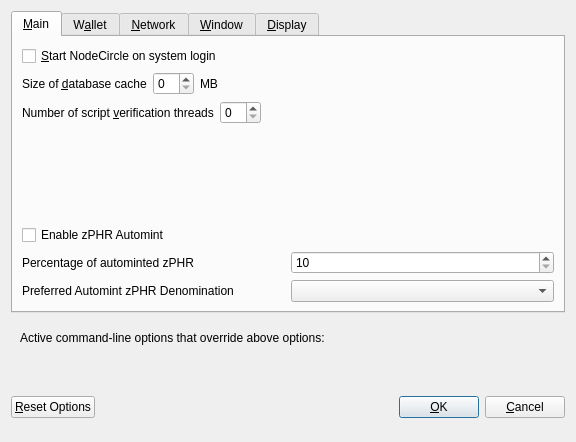
<?xml version="1.0" encoding="UTF-8"?>
<ui version="4.0">
 <class>OptionsDialog</class>
 <widget class="QDialog" name="OptionsDialog">
  <property name="geometry">
   <rect>
    <x>0</x>
    <y>0</y>
    <width>576</width>
    <height>442</height>
   </rect>
  </property>
  <property name="windowTitle">
   <string>Options</string>
  </property>
  <property name="modal">
   <bool>true</bool>
  </property>
  <layout class="QVBoxLayout" name="verticalLayout">
   <item>
    <widget class="QTabWidget" name="tabWidget">
     <property name="currentIndex">
      <number>0</number>
     </property>
     <widget class="QWidget" name="tabMain">
      <attribute name="title">
       <string>&amp;Main</string>
      </attribute>
      <layout class="QVBoxLayout" name="verticalLayout_Main">
       <item>
        <widget class="QCheckBox" name="bitcoinAtStartup">
         <property name="toolTip">
          <string>Automatically start NodeCircle after logging in to the system.</string>
         </property>
         <property name="text">
          <string>&amp;Start NodeCircle on system login</string>
         </property>
        </widget>
       </item>
       <item>
        <layout class="QHBoxLayout" name="horizontalLayout_2_Main">
         <item>
          <widget class="QLabel" name="databaseCacheLabel">
           <property name="text">
            <string>Size of &amp;database cache</string>
           </property>
           <property name="textFormat">
            <enum>Qt::PlainText</enum>
           </property>
           <property name="buddy">
            <cstring>databaseCache</cstring>
           </property>
          </widget>
         </item>
         <item>
          <widget class="QSpinBox" name="databaseCache"/>
         </item>
         <item>
          <widget class="QLabel" name="databaseCacheUnitLabel">
           <property name="text">
            <string>MB</string>
           </property>
           <property name="textFormat">
            <enum>Qt::PlainText</enum>
           </property>
          </widget>
         </item>
         <item>
          <spacer name="horizontalSpacer_2_Main">
           <property name="orientation">
            <enum>Qt::Horizontal</enum>
           </property>
           <property name="sizeHint" stdset="0">
            <size>
             <width>40</width>
             <height>20</height>
            </size>
           </property>
          </spacer>
         </item>
        </layout>
       </item>
       <item>
        <layout class="QHBoxLayout" name="horizontalLayout_3_Main">
         <item>
          <widget class="QLabel" name="threadsScriptVerifLabel">
           <property name="text">
            <string>Number of script &amp;verification threads</string>
           </property>
           <property name="textFormat">
            <enum>Qt::PlainText</enum>
           </property>
           <property name="buddy">
            <cstring>threadsScriptVerif</cstring>
           </property>
          </widget>
         </item>
         <item>
          <widget class="QSpinBox" name="threadsScriptVerif">
           <property name="toolTip">
            <string>(0 = auto, &lt;0 = leave that many cores free)</string>
           </property>
          </widget>
         </item>
         <item>
          <spacer name="horizontalSpacer_3_Main">
           <property name="orientation">
            <enum>Qt::Horizontal</enum>
           </property>
           <property name="sizeHint" stdset="0">
            <size>
             <width>40</width>
             <height>20</height>
            </size>
           </property>
          </spacer>
         </item>
        </layout>
       </item>
       <item>
        <spacer name="verticalSpacer_2">
         <property name="orientation">
          <enum>Qt::Vertical</enum>
         </property>
         <property name="sizeHint" stdset="0">
          <size>
           <width>20</width>
           <height>40</height>
          </size>
         </property>
        </spacer>
       </item>
       <item>
        <widget class="QCheckBox" name="checkBoxZeromintEnable">
         <property name="toolTip">
          <string>Enable automatic minting of NodeCircle units to zPHR</string>
         </property>
         <property name="layoutDirection">
          <enum>Qt::LeftToRight</enum>
         </property>
         <property name="text">
          <string>Enable zPHR Automint</string>
         </property>
        </widget>
       </item>
       <item>
        <layout class="QHBoxLayout" name="horizontalLayout_3">
         <item>
          <widget class="QLabel" name="percentage_label">
           <property name="toolTip">
            <string>Percentage of incoming PHR which get automatically converted to zPHR via Zerocoin Protocol (min: 10%)</string>
           </property>
           <property name="text">
            <string>Percentage of autominted zPHR</string>
           </property>
          </widget>
         </item>
         <item>
          <widget class="QSpinBox" name="zeromintPercentage">
           <property name="minimum">
            <number>10</number>
           </property>
           <property name="maximum">
            <number>100</number>
           </property>
          </widget>
         </item>
        </layout>
       </item>
       <item>
        <layout class="QHBoxLayout" name="horizontalLayout" stretch="0,0">
         <property name="sizeConstraint">
          <enum>QLayout::SetFixedSize</enum>
         </property>
         <item>
          <widget class="QLabel" name="labelPreferredDenom">
           <property name="maximumSize">
            <size>
             <width>16777215</width>
             <height>16777215</height>
            </size>
           </property>
           <property name="toolTip">
            <string>Wait with automatic conversion to Zerocoin until enough PHR for this denomination is available</string>
           </property>
           <property name="text">
            <string>Preferred Automint zPHR Denomination</string>
           </property>
          </widget>
         </item>
         <item>
          <widget class="QComboBox" name="preferredDenom">
           <property name="maximumSize">
            <size>
             <width>16777215</width>
             <height>27</height>
            </size>
           </property>
           <property name="toolTip">
            <string>Wait with automatic conversion to Zerocoin until enough PHR for this denomination is available</string>
           </property>
           <property name="maxVisibleItems">
            <number>9</number>
           </property>
           <property name="maxCount">
            <number>9</number>
           </property>
          </widget>
         </item>
        </layout>
       </item>
      </layout>
     </widget>
     <widget class="QWidget" name="tabWallet">
      <attribute name="title">
       <string>W&amp;allet</string>
      </attribute>
      <layout class="QVBoxLayout" name="verticalLayout_Wallet">
       <item>
        <layout class="QHBoxLayout" name="horizontalLayout_2_Wallet">
         <item>
          <widget class="QLabel" name="labelStakeSplitThresholdText">
           <property name="text">
            <string>Stake split threshold:</string>
           </property>
          </widget>
         </item>
         <item>
          <widget class="QSpinBox" name="spinBoxStakeSplitThreshold">
           <property name="minimum">
            <number>1</number>
           </property>
           <property name="maximum">
            <number>999999</number>
           </property>
          </widget>
         </item>
        </layout>
       </item>
       <item>
        <widget class="QGroupBox" name="groupBox">
         <property name="title">
          <string>Expert</string>
         </property>
         <layout class="QVBoxLayout" name="verticalLayout_2">
          <item>
           <widget class="QCheckBox" name="coinControlFeatures">
            <property name="toolTip">
             <string>Whether to show coin control features or not.</string>
            </property>
            <property name="text">
             <string>Enable coin &amp;control features</string>
            </property>
           </widget>
          </item>
          <item>
           <widget class="QCheckBox" name="showMasternodesTab">
            <property name="toolTip">
             <string>Show additional tab listing all your masternodes in first sub-tab&lt;br/&gt;and all masternodes on the network in second sub-tab.</string>
            </property>
            <property name="text">
             <string>Show Masternodes Tab</string>
            </property>
           </widget>
          </item>
          <item>
           <widget class="QCheckBox" name="spendZeroConfChange">
            <property name="toolTip">
             <string>If you disable the spending of unconfirmed change, the change from a transaction&lt;br/&gt;cannot be used until that transaction has at least one confirmation.&lt;br/&gt;This also affects how your balance is computed.</string>
            </property>
            <property name="text">
             <string>&amp;Spend unconfirmed change</string>
            </property>
           </widget>
          </item>
         </layout>
        </widget>
       </item>
       <item>
        <spacer name="verticalSpacer_Wallet">
         <property name="orientation">
          <enum>Qt::Vertical</enum>
         </property>
         <property name="sizeHint" stdset="0">
          <size>
           <width>20</width>
           <height>40</height>
          </size>
         </property>
        </spacer>
       </item>
      </layout>
     </widget>
     <widget class="QWidget" name="tabNetwork">
      <attribute name="title">
       <string>&amp;Network</string>
      </attribute>
      <layout class="QVBoxLayout" name="verticalLayout_Network">
       <item>
        <widget class="QCheckBox" name="mapPortUpnp">
         <property name="toolTip">
          <string>Automatically open the NodeCircle client port on the router. This only works when your router supports UPnP and it is enabled.</string>
         </property>
         <property name="text">
          <string>Map port using &amp;UPnP</string>
         </property>
        </widget>
       </item>
       <item>
        <widget class="QCheckBox" name="allowIncoming">
         <property name="toolTip">
          <string>Accept connections from outside</string>
         </property>
         <property name="text">
          <string>Allow incoming connections</string>
         </property>
        </widget>
       </item>
       <item>
        <widget class="QCheckBox" name="connectSocks">
         <property name="toolTip">
          <string>Connect to the NodeCircle network through a SOCKS5 proxy.</string>
         </property>
         <property name="text">
          <string>&amp;Connect through SOCKS5 proxy (default proxy):</string>
         </property>
        </widget>
       </item>
       <item>
        <layout class="QHBoxLayout" name="horizontalLayout_1_Network">
         <item>
          <widget class="QLabel" name="proxyIpLabel">
           <property name="text">
            <string>Proxy &amp;IP:</string>
           </property>
           <property name="textFormat">
            <enum>Qt::PlainText</enum>
           </property>
           <property name="buddy">
            <cstring>proxyIp</cstring>
           </property>
          </widget>
         </item>
         <item>
          <widget class="QValidatedLineEdit" name="proxyIp">
           <property name="minimumSize">
            <size>
             <width>140</width>
             <height>0</height>
            </size>
           </property>
           <property name="maximumSize">
            <size>
             <width>140</width>
             <height>16777215</height>
            </size>
           </property>
           <property name="toolTip">
            <string>IP address of the proxy (e.g. IPv4: 127.0.0.1 / IPv6: ::1)</string>
           </property>
          </widget>
         </item>
         <item>
          <widget class="QLabel" name="proxyPortLabel">
           <property name="text">
            <string>&amp;Port:</string>
           </property>
           <property name="textFormat">
            <enum>Qt::PlainText</enum>
           </property>
           <property name="buddy">
            <cstring>proxyPort</cstring>
           </property>
          </widget>
         </item>
         <item>
          <widget class="QLineEdit" name="proxyPort">
           <property name="minimumSize">
            <size>
             <width>55</width>
             <height>0</height>
            </size>
           </property>
           <property name="maximumSize">
            <size>
             <width>55</width>
             <height>16777215</height>
            </size>
           </property>
           <property name="toolTip">
            <string>Port of the proxy (e.g. 9050)</string>
           </property>
          </widget>
         </item>
         <item>
          <spacer name="horizontalSpacer_1_Network">
           <property name="orientation">
            <enum>Qt::Horizontal</enum>
           </property>
           <property name="sizeHint" stdset="0">
            <size>
             <width>40</width>
             <height>20</height>
            </size>
           </property>
          </spacer>
         </item>
        </layout>
       </item>
       <item>
        <spacer name="verticalSpacer_Network">
         <property name="orientation">
          <enum>Qt::Vertical</enum>
         </property>
         <property name="sizeHint" stdset="0">
          <size>
           <width>20</width>
           <height>40</height>
          </size>
         </property>
        </spacer>
       </item>
      </layout>
     </widget>
     <widget class="QWidget" name="tabWindow">
      <attribute name="title">
       <string>&amp;Window</string>
      </attribute>
      <layout class="QVBoxLayout" name="verticalLayout_Window">
       <item>
        <widget class="QCheckBox" name="minimizeToTray">
         <property name="toolTip">
          <string>Show only a tray icon after minimizing the window.</string>
         </property>
         <property name="text">
          <string>&amp;Minimize to the tray instead of the taskbar</string>
         </property>
        </widget>
       </item>
       <item>
        <widget class="QCheckBox" name="minimizeOnClose">
         <property name="toolTip">
          <string>Minimize instead of exit the application when the window is closed. When this option is enabled, the application will be closed only after selecting Quit in the menu.</string>
         </property>
         <property name="text">
          <string>M&amp;inimize on close</string>
         </property>
        </widget>
       </item>
       <item>
        <spacer name="verticalSpacer_Window">
         <property name="orientation">
          <enum>Qt::Vertical</enum>
         </property>
         <property name="sizeHint" stdset="0">
          <size>
           <width>20</width>
           <height>40</height>
          </size>
         </property>
        </spacer>
       </item>
      </layout>
     </widget>
     <widget class="QWidget" name="tabDisplay">
      <attribute name="title">
       <string>&amp;Display</string>
      </attribute>
      <layout class="QVBoxLayout" name="verticalLayout_Display">
       <item>
        <layout class="QHBoxLayout" name="horizontalLayout_1_Display">
         <item>
          <widget class="QLabel" name="langLabel">
           <property name="text">
            <string>User Interface &amp;language:</string>
           </property>
           <property name="textFormat">
            <enum>Qt::PlainText</enum>
           </property>
           <property name="buddy">
            <cstring>lang</cstring>
           </property>
          </widget>
         </item>
         <item>
          <widget class="QValueComboBox" name="lang">
           <property name="toolTip">
            <string>The user interface language can be set here. This setting will take effect after restarting NodeCircle.</string>
           </property>
          </widget>
         </item>
        </layout>
       </item>
       <item>
        <widget class="QLabel" name="label_3">
         <property name="toolTip">
          <string notr="true"/>
         </property>
         <property name="statusTip">
          <string notr="true"/>
         </property>
         <property name="whatsThis">
          <string notr="true"/>
         </property>
         <property name="accessibleName">
          <string notr="true"/>
         </property>
         <property name="text">
          <string>Language missing or translation incomplete? Help contributing translations here:
https://www.transifex.com/nodecircle-project/nodecircle-project-translations</string>
         </property>
         <property name="wordWrap">
          <bool>true</bool>
         </property>
         <property name="openExternalLinks">
          <bool>true</bool>
         </property>
         <property name="textInteractionFlags">
          <set>Qt::TextBrowserInteraction</set>
         </property>
        </widget>
       </item>
       <item>
        <layout class="QHBoxLayout" name="horizontalLayout_4_Display" stretch="0,0">
         <item>
          <widget class="QLabel" name="themeLabel">
           <property name="text">
            <string>User Interface Theme:</string>
           </property>
          </widget>
         </item>
         <item>
          <widget class="QValueComboBox" name="theme"/>
         </item>
        </layout>
       </item>
       <item>
        <widget class="Line" name="line">
         <property name="orientation">
          <enum>Qt::Horizontal</enum>
         </property>
        </widget>
       </item>
       <item>
        <layout class="QHBoxLayout" name="horizontalLayout_2_Display">
         <item>
          <widget class="QLabel" name="unitLabel">
           <property name="text">
            <string>&amp;Unit to show amounts in:</string>
           </property>
           <property name="textFormat">
            <enum>Qt::PlainText</enum>
           </property>
           <property name="buddy">
            <cstring>unit</cstring>
           </property>
          </widget>
         </item>
         <item>
          <widget class="QValueComboBox" name="unit">
           <property name="toolTip">
            <string>Choose the default subdivision unit to show in the interface and when sending coins.</string>
           </property>
          </widget>
         </item>
        </layout>
       </item>
       <item>
        <layout class="QHBoxLayout" name="horizontalLayout_5_Display">
         <item>
          <widget class="QLabel" name="digitsLabel">
           <property name="text">
            <string>Decimal digits</string>
           </property>
          </widget>
         </item>
         <item>
          <widget class="QValueComboBox" name="digits"/>
         </item>
        </layout>
       </item>
       <item>
        <widget class="QCheckBox" name="checkBoxHideZeroBalances">
         <property name="toolTip">
          <string>Hide empty balances</string>
         </property>
         <property name="layoutDirection">
          <enum>Qt::LeftToRight</enum>
         </property>
         <property name="text">
          <string>Hide empty balances</string>
         </property>
        </widget>
       </item>
       <item>
        <layout class="QHBoxLayout" name="horizontalLayout_3_Display">
         <item>
          <widget class="QLabel" name="thirdPartyTxUrlsLabel">
           <property name="toolTip">
            <string>Third party URLs (e.g. a block explorer) that appear in the transactions tab as context menu items. %s in the URL is replaced by transaction hash. Multiple URLs are separated by vertical bar |.</string>
           </property>
           <property name="text">
            <string>Third party transaction URLs</string>
           </property>
           <property name="buddy">
            <cstring>thirdPartyTxUrls</cstring>
           </property>
          </widget>
         </item>
         <item>
          <widget class="QLineEdit" name="thirdPartyTxUrls">
           <property name="toolTip">
            <string>Third party URLs (e.g. a block explorer) that appear in the transactions tab as context menu items. %s in the URL is replaced by transaction hash. Multiple URLs are separated by vertical bar |.</string>
           </property>
          </widget>
         </item>
        </layout>
       </item>
       <item>
        <spacer name="verticalSpacer">
         <property name="orientation">
          <enum>Qt::Vertical</enum>
         </property>
         <property name="sizeHint" stdset="0">
          <size>
           <width>20</width>
           <height>40</height>
          </size>
         </property>
        </spacer>
       </item>
      </layout>
     </widget>
    </widget>
   </item>
   <item>
    <widget class="QFrame" name="frame">
     <layout class="QVBoxLayout" name="verticalLayout_Bottom">
      <item>
       <layout class="QHBoxLayout" name="horizontalLayout_Bottom">
        <item>
         <widget class="QLabel" name="overriddenByCommandLineInfoLabel">
          <property name="text">
           <string>Active command-line options that override above options:</string>
          </property>
          <property name="textFormat">
           <enum>Qt::PlainText</enum>
          </property>
         </widget>
        </item>
        <item>
         <spacer name="horizontalSpacer_Bottom">
          <property name="orientation">
           <enum>Qt::Horizontal</enum>
          </property>
          <property name="sizeHint" stdset="0">
           <size>
            <width>40</width>
            <height>20</height>
           </size>
          </property>
         </spacer>
        </item>
       </layout>
      </item>
      <item>
       <widget class="QLabel" name="overriddenByCommandLineLabel">
        <property name="text">
         <string/>
        </property>
        <property name="textFormat">
         <enum>Qt::PlainText</enum>
        </property>
        <property name="wordWrap">
         <bool>true</bool>
        </property>
       </widget>
      </item>
     </layout>
    </widget>
   </item>
   <item>
    <layout class="QHBoxLayout" name="horizontalLayout_Buttons">
     <item>
      <widget class="QPushButton" name="resetButton">
       <property name="toolTip">
        <string>Reset all client options to default.</string>
       </property>
       <property name="text">
        <string>&amp;Reset Options</string>
       </property>
       <property name="autoDefault">
        <bool>false</bool>
       </property>
      </widget>
     </item>
     <item>
      <spacer name="horizontalSpacer_1">
       <property name="orientation">
        <enum>Qt::Horizontal</enum>
       </property>
       <property name="sizeHint" stdset="0">
        <size>
         <width>40</width>
         <height>48</height>
        </size>
       </property>
      </spacer>
     </item>
     <item>
      <widget class="QLabel" name="statusLabel">
       <property name="minimumSize">
        <size>
         <width>200</width>
         <height>0</height>
        </size>
       </property>
       <property name="font">
        <font>
         <weight>75</weight>
         <bold>true</bold>
        </font>
       </property>
       <property name="text">
        <string/>
       </property>
       <property name="textFormat">
        <enum>Qt::PlainText</enum>
       </property>
       <property name="wordWrap">
        <bool>true</bool>
       </property>
      </widget>
     </item>
     <item>
      <spacer name="horizontalSpacer_2">
       <property name="orientation">
        <enum>Qt::Horizontal</enum>
       </property>
       <property name="sizeHint" stdset="0">
        <size>
         <width>40</width>
         <height>48</height>
        </size>
       </property>
      </spacer>
     </item>
     <item>
      <widget class="QPushButton" name="okButton">
       <property name="text">
        <string>&amp;OK</string>
       </property>
       <property name="autoDefault">
        <bool>false</bool>
       </property>
       <property name="default">
        <bool>true</bool>
       </property>
      </widget>
     </item>
     <item>
      <widget class="QPushButton" name="cancelButton">
       <property name="text">
        <string>&amp;Cancel</string>
       </property>
       <property name="autoDefault">
        <bool>false</bool>
       </property>
      </widget>
     </item>
    </layout>
   </item>
  </layout>
 </widget>
 <customwidgets>
  <customwidget>
   <class>QValidatedLineEdit</class>
   <extends>QLineEdit</extends>
   <header>qvalidatedlineedit.h</header>
  </customwidget>
  <customwidget>
   <class>QValueComboBox</class>
   <extends>QComboBox</extends>
   <header>qvaluecombobox.h</header>
  </customwidget>
 </customwidgets>
 <resources/>
 <connections/>
</ui>
